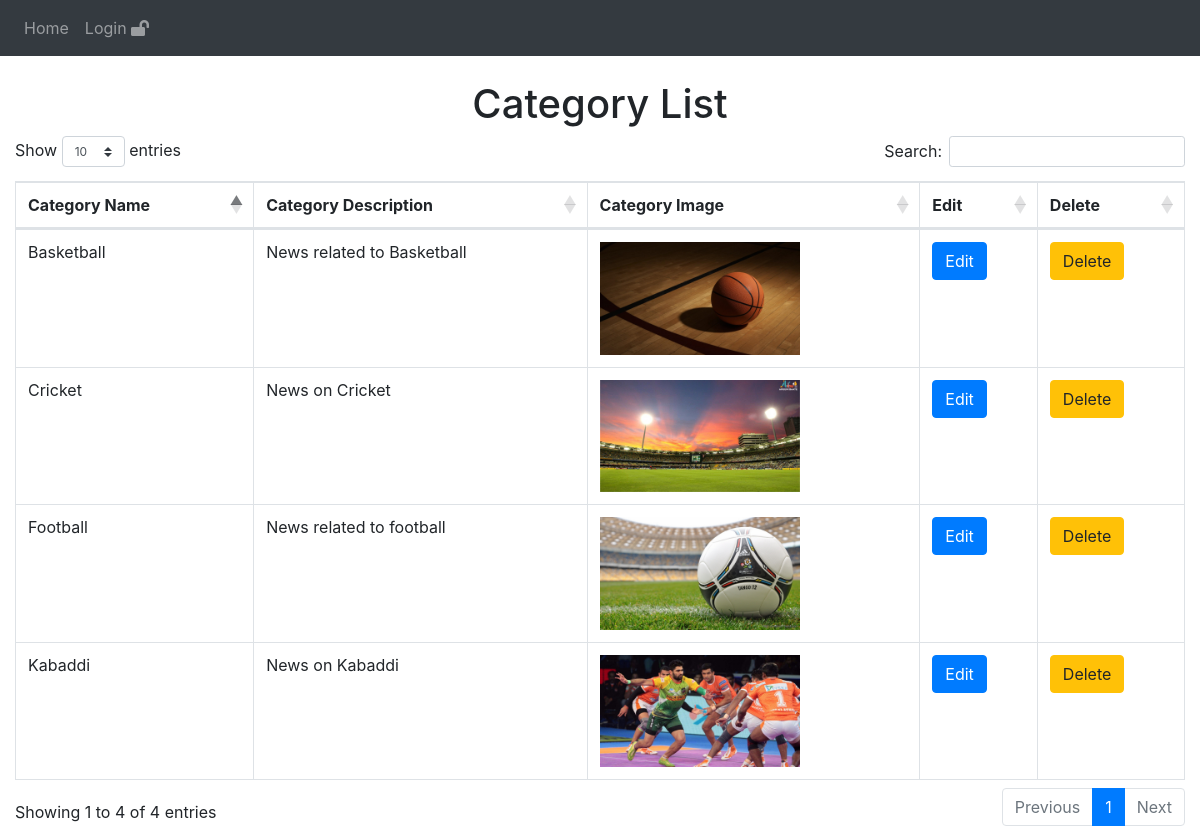
/Categoryaddons/categorylist.php, run on the app's committed database.
### tables this page shows
CREATE TABLE `category` (
  `cat_id` int(255) NOT NULL,
  `cat_name` varchar(255) NOT NULL,
  `cat_desc` varchar(550) NOT NULL,
  `cat_img` varchar(255) NOT NULL,
  `cat_unique_key` varchar(10) NOT NULL,
  `cat_create` datetime NOT NULL
);

### Categoryaddons/categorylist.php (the view, shortened to what this page needs)
<?php
include '../config.php';
?>
<html>
<head>
<link rel="stylesheet" href="https://use.fontawesome.com/releases/v5.7.0/css/all.css">
  <link rel="stylesheet" type="text/css" href="https://cdnjs.cloudflare.com/ajax/libs/twitter-bootstrap/4.1.1/css/bootstrap.min.css"/>
<link rel="stylesheet" type="text/css" href="https://cdn.datatables.net/1.10.21/css/dataTables.bootstrap4.min.css"/>
</head>
<body>
<?php include '../navbar3.php'; ?>
<div class='container-fluid'>
<h1>Category List</h1>
<table class="table table-bordered results">
<thead>
      <tr>
        <th>Category Name</th>
        <th>Category Description</th>
        <th>Category Image</th>
		<th>Edit</th>
		<th>Delete</th>
      </tr>
    </thead>
<tbody>
<?php
$sql = "SELECT * FROM category";
$result = $db->query($sql);
while($row = $result->fetch_assoc())
{
 echo"
 <tr>
<td>$row[cat_name]</td>
 <td>$row[cat_desc]</td>
  <td><img src='../Profilepics/Category/$row[cat_unique_key]/$row[cat_img]' style='width:200px'></td>
 <td><a href='editcategory.php?id=$row[cat_id]'><button class='btn btn-primary' type='submit'>Edit</button></a></td>
  <td><a href='deletecategory.php?id=$row[cat_id]'><button class='btn btn-warning' type='submit'>Delete</button></a></td>
  </tr>
  ";
}
?>
</tbody>
</table>
</div>
</body>
</body>
</html>

### Categoryaddons/categorylist.php (style rules this page uses)
h1 { text-align:center; }
a { color:black; }

### data on the page
category: cat_name "Football", cat_desc "News related to football", cat_unique_key+cat_img (placeholder picture)
category: cat_name "Cricket", cat_desc "News on Cricket", cat_unique_key+cat_img (placeholder picture)
category: cat_name "Kabaddi", cat_desc "News on Kabaddi", cat_unique_key+cat_img (placeholder picture)
category: cat_name "Basketball", cat_desc "News related to Basketball", cat_unique_key+cat_img (placeholder picture)
